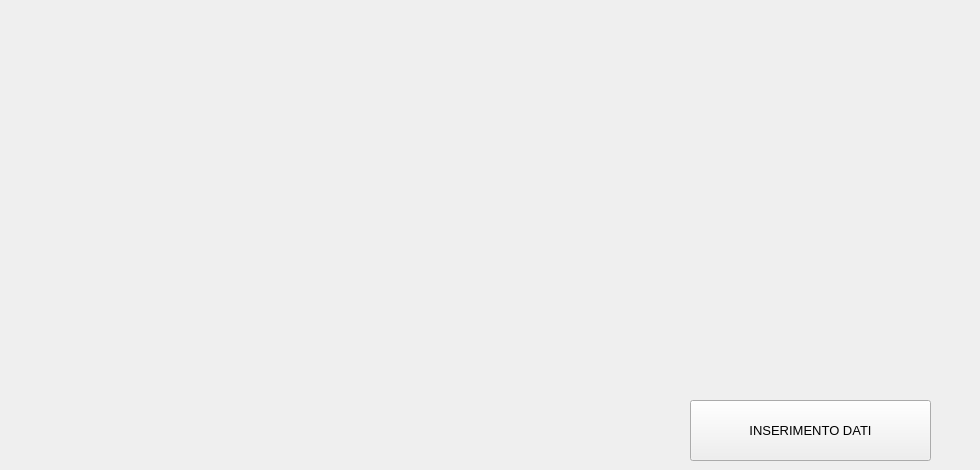
      <widget class="QWidget" name="startGestore">
       <attribute name="title">
        <string>START</string>
       </attribute>
       <widget class="QPushButton" name="bottoneInserimento">
        <property name="geometry">
         <rect>
          <x>690</x>
          <y>400</y>
          <width>241</width>
          <height>61</height>
         </rect>
        </property>
        <property name="font">
         <font>
          <pointsize>10</pointsize>
         </font>
        </property>
        <property name="cursor">
         <cursorShape>PointingHandCursor</cursorShape>
        </property>
        <property name="text">
         <string>INSERIMENTO DATI</string>
        </property>
       </widget>
       <widget class="QLabel" name="LOGOUNICAL_2">
        <property name="geometry">
         <rect>
          <x>10</x>
          <y>30</y>
          <width>441</width>
          <height>211</height>
         </rect>
        </property>
        <property name="text">
         <string/>
        </property>
        <property name="pixmap">
         <pixmap resource="Risorse.qrc">:/img/img/logounical.png</pixmap>
        </property>
       </widget>
       <widget class="QLabel" name="freccia_2">
        <property name="geometry">
         <rect>
          <x>790</x>
          <y>310</y>
          <width>71</width>
          <height>61</height>
         </rect>
        </property>
        <property name="text">
         <string/>
        </property>
        <property name="pixmap">
         <pixmap resource="Risorse.qrc">:/img/img/freccia.png</pixmap>
        </property>
       </widget>
       <widget class="QLabel" name="sezione_gestione2">
        <property name="geometry">
         <rect>
          <x>20</x>
          <y>240</y>
          <width>951</width>
          <height>91</height>
         </rect>
        </property>
        <property name="font">
         <font>
          <family>HP Simplified</family>
          <pointsize>13</pointsize>
          <weight>50</weight>
          <bold>false</bold>
         </font>
        </property>
        <property name="text">
         <string/>
        </property>
        <property name="pixmap">
         <pixmap resource="Risorse.qrc">:/img/img/sezionegestione2.png</pixmap>
        </property>
       </widget>
       <widget class="QLabel" name="sezione_gestione">
        <property name="geometry">
         <rect>
          <x>410</x>
          <y>70</y>
          <width>561</width>
          <height>171</height>
         </rect>
        </property>
        <property name="text">
         <string/>
        </property>
        <property name="pixmap">
         <pixmap resource="Risorse.qrc">:/img/img/sezionegestione.png</pixmap>
        </property>
       </widget>
      </widget>
